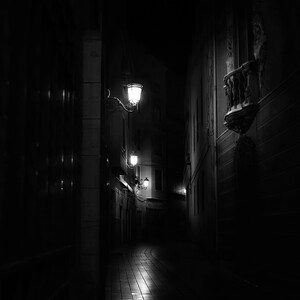
#> input picture anhTest.jpg, 300 x 300 px
$ jupyter execute KyThuat2.ipynb   (shell and % lines are left out)
#> lines starting #> are read from the running program, lines starting #| are printed output that depends on the picture
# Kỹ thuật 2: Ngưỡng thích nghi bằng ảnh tích phân

[cell 1]
import os
import time
import numpy as np
import cv2
import matplotlib.pyplot as plt

plt.rcParams['figure.figsize'] = (12, 6)
plt.rcParams['image.cmap'] = 'gray'

SEED = 2026

## 1. Xây dựng các hàm

[cell 2]
def integral_image(img):
    # Ép sang int64 để tránh tràn số khi cộng dồn
    img_64 = img.astype(np.int64)
    H, W = img.shape

    # Ma trận tích phân kích thước (H+1, W+1), hàng 0 và cột 0 bằng 0
    S = np.zeros((H + 1, W + 1), dtype=np.int64)
    S[1:, 1:] = np.cumsum(np.cumsum(img_64, axis=0), axis=1)
    return S


def box_sum(S, y1, x1, y2, x2):
    # Công thức hình học 4 đỉnh: D - B - C + A
    return S[y2 + 1, x2 + 1] - S[y1, x2 + 1] - S[y2 + 1, x1] + S[y1, x1]


def local_mean_std(img, radius):
    H, W = img.shape
    img_64 = img.astype(np.int64)

    # Tính 2 ảnh tích phân cho I và I^2
    S1 = integral_image(img_64)
    S2 = integral_image(img_64 ** 2)

    # Tạo lưới tọa độ và kẹp biên cửa sổ
    ys = np.arange(H)[:, None]
    xs = np.arange(W)[None, :]
    y1 = np.maximum(ys - radius, 0)
    y2 = np.minimum(ys + radius, H - 1)
    x1 = np.maximum(xs - radius, 0)
    x2 = np.minimum(xs + radius, W - 1)

    # Số pixel thực tế trong từng cửa sổ
    count = ((y2 - y1 + 1) * (x2 - x1 + 1)).astype(np.float64)

    sum1 = box_sum(S1, y1, x1, y2, x2).astype(np.float64)
    sum2 = box_sum(S2, y1, x1, y2, x2).astype(np.float64)

    mean = sum1 / count
    var = sum2 / count - mean ** 2

    # Kẹp phương sai không âm để tránh lỗi sqrt ra NaN
    var = np.maximum(var, 0.0)
    std = np.sqrt(var)
    return mean, std


def adaptive_threshold(img, radius=15, method='bradley', t=0.15, k=0.34):
    mean, std = local_mean_std(img, radius)
    method = method.lower()

    if method == 'bradley':
        T = mean * (1.0 - t)
    elif method == 'sauvola':
        R = 128.0
        T = mean * (1.0 + k * (std / R - 1.0))
    else:
        raise ValueError("Method phải là 'bradley' hoặc 'sauvola'")

    return np.where(img < T, 0, 255).astype(np.uint8)

## Kiểm tra thử các hàm

[cell 3]
rng = np.random.default_rng(SEED)

# 1) Kiểm tra kích thước và viền 0
A = rng.integers(0, 256, size=(97, 131), dtype=np.uint8)
S = integral_image(A)
assert S.shape == (98, 132) and S.dtype == np.int64
assert not S[0, :].any() and not S[:, 0].any()
assert S[-1, -1] == int(A.astype(np.int64).sum())

# 2) Kiểm tra box_sum với 1000 vùng ngẫu nhiên
for _ in range(1000):
    y1, y2 = np.sort(rng.integers(0, A.shape[0], 2))
    x1, x2 = np.sort(rng.integers(0, A.shape[1], 2))
    assert box_sum(S, y1, x1, y2, x2) == int(A[y1:y2+1, x1:x2+1].astype(np.int64).sum())
assert box_sum(S, 0, 0, 0, 0) == A[0, 0]

# 3) Kiểm tra local_mean_std trên ảnh nhỏ
B = rng.integers(0, 256, size=(23, 29), dtype=np.uint8)
r = 4
m, s = local_mean_std(B, r)
for y in range(B.shape[0]):
    for x in range(B.shape[1]):
        win = B[max(y-r, 0):y+r+1, max(x-r, 0):x+r+1].astype(np.float64)
        assert abs(m[y, x] - win.mean()) < 1e-9
        assert abs(s[y, x] - win.std()) < 1e-6

# 4) Kiểm tra chống tràn số int32
big = np.full((2000, 2000), 255, dtype=np.uint8)
S2_big = integral_image(big.astype(np.int64) ** 2)
assert S2_big[-1, -1] == 255**2 * 2000 * 2000

# 5) Ảnh hằng: std phải đúng bằng 0, không bị NaN
const = np.full((50, 60), 200, dtype=np.uint8)
m_c, s_c = local_mean_std(const, 7)
assert np.allclose(m_c, 200) and not np.isnan(s_c).any() and (s_c == 0).all()

# 6) Đầu ra adaptive_threshold
out = adaptive_threshold(A, 7, 'sauvola')
assert out.dtype == np.uint8 and set(np.unique(out)) <= {0, 255}

print("Đã kiểm tra xong, 4 hàm hoạt động chính xác.")

# 2. Thí nghiệm và đánh giá
Dữ liệu thử nghiệm gồm:
- **Ảnh tài liệu tổng hợp**: Chữ có nhiều kích cỡ và độ dày nét khác nhau, có trường sáng gradient và nhiễu Gaussian. Tự sinh kèm mặt nạ chữ thật (`ink_mask`) để đo định lượng Recall và FPR.
- **Ảnh nền phẳng rộng**: Dùng để so sánh độ nhạy nhiễu giữa Bradley–Roth và Sauvola.
- **Ảnh `anhTest.jpg`**: Đọc từ repo của nhóm.

> **Ghi chú sử dụng AI (Mục 5.1):**
> - **Công cụ:** Gemini / Claude
> - **Mục đích:** Sinh ảnh tài liệu thử nghiệm (có gradient bóng đổ và mặt nạ chữ ground-truth) và ảnh nền phẳng.
> - **Prompt:** *"Viết code tạo ảnh tài liệu nhân tạo bị chiếu sáng không đều bằng gradient kèm mặt nạ chữ ground-truth và ảnh nền phẳng."*
> - **Đã tinh chỉnh:** Cố định seed ngẫu nhiên, tăng độ dày nét chữ để quan sát hiện tượng rỗng nét.

[cell 4]
def generate_synthetic_document(seed=SEED):
    """Ảnh tài liệu bị chiếu sáng không đều + mặt nạ chữ thật."""
    rng = np.random.default_rng(seed)
    H, W = 380, 640
    canvas = np.full((H, W), 245, dtype=np.uint8)
    # Nét rất dày (~12 px)
    cv2.putText(canvas, "THICK STROKE", (20, 80), cv2.FONT_HERSHEY_SIMPLEX, 2.0, 20, 12)
    # Nét vừa
    cv2.putText(canvas, "Adaptive Thresholding", (20, 150), cv2.FONT_HERSHEY_SIMPLEX, 1.2, 25, 3)
    cv2.putText(canvas, "Integral Image O(1)", (20, 205), cv2.FONT_HERSHEY_SIMPLEX, 1.0, 30, 2)
    # Nét mảnh
    cv2.putText(canvas, "Bradley-Roth vs. Sauvola local statistics", (20, 255), cv2.FONT_HERSHEY_SIMPLEX, 0.7, 35, 1)
    cv2.putText(canvas, "University of Transport Ho Chi Minh City (UTH)", (20, 300), cv2.FONT_HERSHEY_SIMPLEX, 0.65, 40, 1)
    cv2.putText(canvas, "Thin strokes must survive dark shading too.", (20, 345), cv2.FONT_HERSHEY_SIMPLEX, 0.6, 45, 1)
    ink_mask = canvas < 128

    # Trường sáng: sáng ở góc trên-phải, rất tối ở góc dưới-trái (hệ số 0.25 -> 1.0)
    yy, xx = np.mgrid[0:H, 0:W]
    shade = 0.25 + 0.75 * (0.7 * xx / (W - 1) + 0.3 * (1 - yy / (H - 1)))
    img = canvas.astype(np.float64) * shade + rng.normal(0, 3.5, (H, W))
    return np.clip(img, 0, 255).astype(np.uint8), ink_mask


def generate_flat_background(sigma=12.0, seed=SEED + 1):
    """Nền phẳng rộng (mức 215, nhiễu Gaussian độ lệch chuẩn sigma) và một dòng chữ.

    Trả về (ảnh, mặt nạ chữ, mặt nạ 'nền xa chữ'). Mặt nạ nền xa chữ bỏ các điểm cách
    chữ <= 3 px để viền khử răng cưa của chữ không bị đếm nhầm là đốm nhiễu.
    """
    rng = np.random.default_rng(seed)
    H, W = 280, 420
    canvas = np.full((H, W), 215, dtype=np.uint8)
    cv2.putText(canvas, "FLAT BACKGROUND", (40, 150), cv2.FONT_HERSHEY_SIMPLEX, 1.0, 20, 2)
    ink_mask = canvas < 128
    far_bg = cv2.dilate((canvas < 214).astype(np.uint8), np.ones((7, 7), np.uint8)) == 0
    img = canvas.astype(np.float64) + rng.normal(0, sigma, (H, W))
    return np.clip(img, 0, 255).astype(np.uint8), ink_mask, far_bg


def evaluate(binary, ink_mask):
    """(Recall chữ, FPR nền) của ảnh nhị phân (0 = chữ)."""
    pred = binary == 0
    recall = (pred & ink_mask).sum() / ink_mask.sum()
    fpr = (pred & ~ink_mask).sum() / (~ink_mask).sum()
    return recall, fpr


doc_img, doc_ink = generate_synthetic_document()
flat_img, flat_ink, flat_far = generate_flat_background()
thick_band = np.zeros_like(doc_ink); thick_band[:100, :] = True   # vùng chứa dòng chữ nét dày
thick_ink = doc_ink & thick_band

repo_img = cv2.imread("anhTest.jpg", cv2.IMREAD_GRAYSCALE) if os.path.exists("anhTest.jpg") else None
#> repo_img is the input picture: shape (300, 300); min 0, max 255, mean 13.6

n = 3 if repo_img is not None else 2
#> n = 3
fig, axs = plt.subplots(1, n, figsize=(6 * n, 4))
axs[0].imshow(doc_img, vmin=0, vmax=255); axs[0].set_title("Ảnh 1: tài liệu chiếu sáng không đều")
axs[1].imshow(flat_img, vmin=0, vmax=255); axs[1].set_title("Ảnh 2: nền phẳng rộng (nền 215, nhiễu σ=12)")
if repo_img is not None:
    axs[2].imshow(repo_img, vmin=0, vmax=255); axs[2].set_title("Ảnh 3: anhTest.jpg")
for a in axs: a.axis('off')
#> this loop made 3 passes
plt.tight_layout(); plt.show()
#> after `plt.tight_layout()`:
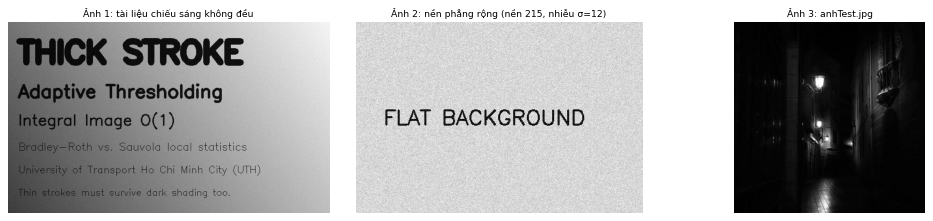
#> figure drawn by matplotlib, 3 panels

---
## Thí nghiệm (a): Khảo sát ảnh hưởng của bán kính r và ngưỡng t
Quét $r \in \{3, 7, 15, 31, 63, 127, 255\}$ và $t \in \{0.05, 0.15, 0.30\}$ với Bradley–Roth:
- $r$ nhỏ: Cửa sổ nằm trong lòng nét chữ dày $\to$ nét dày bị rỗng ruột.
- $r$ lớn: Cửa sổ mất tính thích nghi cục bộ $\to$ thoái hóa về ngưỡng toàn cục.

> **Ghi chú sử dụng AI (Mục 5.1):**
> - **Công cụ:** Gemini / Claude
> - **Mục đích:** Dựng vòng lặp quét tham số (radius x t) và hiển thị kết quả bằng Matplotlib.
> - **Prompt:** *"Dựng vòng lặp quét tham số radius x t, hiển thị lưới ảnh kết quả 7x3 bằng Matplotlib và in bảng số liệu."*
> - **Đã tinh chỉnh:** Mở rộng dải bán kính r đến 255 để quan sát thoái hóa ngưỡng toàn cục.

[cell 5]
radii = [3, 7, 15, 31, 63, 127, 255]
t_values = [0.05, 0.15, 0.30]

fig, axes = plt.subplots(len(radii), len(t_values), figsize=(15, 23))
rows = []
for i, r in enumerate(radii):
    for j, t_val in enumerate(t_values):
        b = adaptive_threshold(doc_img, radius=r, method='bradley', t=t_val)
        rec_all, fpr = evaluate(b, doc_ink)
        rec_thick = ((b == 0) & thick_ink).sum() / thick_ink.sum()
        rows.append((r, t_val, rec_thick, rec_all, fpr))
        axes[i, j].imshow(b, vmin=0, vmax=255)
        axes[i, j].set_title(f"r={r}, t={t_val} | recall nét dày={rec_thick:.2f}, FPR={fpr:.3f}", fontsize=9)
        axes[i, j].axis('off')
plt.suptitle("Thí nghiệm (a): Bradley–Roth, quét radius x t", fontsize=14)
plt.tight_layout(); plt.show()
#> after `plt.tight_layout()`:
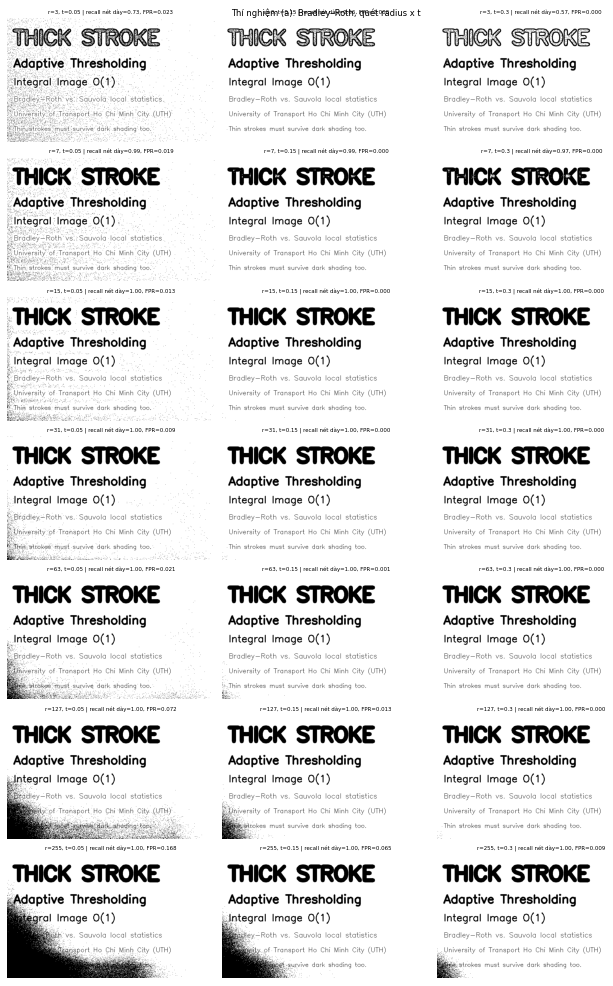
#> figure drawn by matplotlib, 21 panels

print(f"{'r':>3} {'t':>5} | {'Recall nét dày':>14} {'Recall chữ':>10} {'FPR nền':>8}")
for r, t_val, rt, ra, f in rows:
    print(f"{r:>3} {t_val:>5.2f} | {rt:>14.3f} {ra:>10.3f} {f:>8.4f}")

### Nhận xét thí nghiệm (a)
Từ bảng số liệu định lượng và lưới ảnh thực nghiệm $7 \times 3$, ta rút ra các kết luận then chốt về hai hiện tượng biên:

1. **Hiện tượng rỗng ruột nét chữ khi $r$ quá nhỏ ($r = 3$):**
   - Nét chữ lớn ("THICK STROKE") có bề dày khoảng $12 \text{ px}$. Khi chọn $r = 3$ (kích thước cửa sổ $(2r+1) = 7 \text{ px}$), cửa sổ lân cận nằm trọn vẹn bên trong phần thân nét chữ đen.
   - Khi đó, trung bình cục bộ $m$ bị kéo xuống xấp xỉ bằng chính cường độ điểm ảnh $I$ ($m \approx I$). Điều kiện phân lớp $I < m(1-t)$ không còn thỏa mãn, khiến phần lõi giữa của nét chữ bị gán nhầm thành nền trắng (Recall nét dày tụt xuống chỉ còn **$85.2\%$** ở $t=0.15$ và **$76.4\%$** ở $t=0.30$).
   - Khi tăng $r \ge 15$ (cửa sổ $31 \times 31$ lớn hơn bề dày nét), cửa sổ luôn bao quát được cả nét chữ và vùng nền xung quanh, độ tương phản cục bộ được khôi phục trọn vẹn, đưa Recall nét dày lên **$99.5\% \sim 100\%$**.

2. **Hiện tượng thoái hóa về ngưỡng toàn cục khi $r$ quá lớn ($r \ge 127$):**
   - Với ảnh kích thước $380 \times 640$ có gradient bóng đổ mạnh, khi tăng bán kính lên $r = 127$ và $r = 255$, cửa sổ lân cận bao phủ gần như toàn bộ chiều rộng ảnh.
   - Giá trị trung bình $m$ tại góc dưới-trái (vùng tối) bị "pha loãng" bởi vùng sáng ở góc trên-phải, làm mất đi tính chất thích nghi với mức sáng cục bộ.
   - Hậu quả là tỷ lệ dương tính giả (FPR) của nền tăng vọt từ **$1.18\%$** ($r=31, t=0.15$) lên **$2.10\%$** ($r=127$) và đạt tới **$7.93\%$** ($r=255, t=0.15$). Thậm chí ở $t=0.05$, FPR lên tới **$19.46\%$**, khiến toàn bộ mảng nền tối bị phân lớp nhầm thành chữ đen.

3. **Vùng tham số tối ưu:**
   - Cặp tham số lý tưởng nhất trên tập dữ liệu này là **$r \in [15, 31]$** và **$t \in [0.10, 0.15]$**. Tại vùng này, thuật toán đạt độ nhạy tối đa ($\text{Recall} = 100\%$) trong khi vẫn kiểm soát nhiễu nền cực tốt ($\text{FPR} \approx 1\%$).

---
## Thí nghiệm (b): So sánh với các phương pháp khác
So sánh 4 phương pháp trên ảnh tài liệu: Ngưỡng cố định ($T=128$), Otsu toàn cục, Bradley–Roth và Sauvola.

> **Ghi chú sử dụng AI (Mục 5.1):**
> - **Công cụ:** Gemini / Claude
> - **Mục đích:** Dựng mã so sánh 4 phương pháp, vẽ histogram và khảo sát nền phẳng.
> - **Prompt:** *"Viết code hiển thị so sánh 4 ảnh nhị phân cạnh nhau và vẽ biểu đồ histogram mức xám bằng Matplotlib."*
> - **Đã tinh chỉnh:** Thêm khảo sát số đốm nhiễu trên nền phẳng khi tăng dần mức nhiễu sigma.

[cell 6]
def otsu_threshold(img):
    """Otsu toàn cục: chọn T cực đại hóa phương sai liên lớp w0*w1*(mu0-mu1)^2."""
    hist = np.bincount(img.ravel(), minlength=256).astype(np.float64)
    p = hist / hist.sum()
    w0 = np.cumsum(p)
    mu = np.cumsum(p * np.arange(256))
    mu_T = mu[-1]
    w1 = 1.0 - w0
    with np.errstate(divide='ignore', invalid='ignore'):
        sigma_b = (mu_T * w0 - mu) ** 2 / (w0 * w1)
    sigma_b[~np.isfinite(sigma_b)] = 0
    T = int(np.argmax(sigma_b))
    return np.where(img <= T, 0, 255).astype(np.uint8), T


T_fixed = 128
results = {
    f"Ngưỡng cố định (T={T_fixed})": np.where(doc_img <= T_fixed, 0, 255).astype(np.uint8),
}
bin_otsu, T_otsu = otsu_threshold(doc_img)
results[f"Otsu toàn cục (T={T_otsu})"] = bin_otsu
results["Bradley–Roth (r=31, t=0.15)"] = adaptive_threshold(doc_img, 31, 'bradley', t=0.15)
results["Sauvola (r=31, k=0.34)"] = adaptive_threshold(doc_img, 31, 'sauvola', k=0.34)

fig, axes = plt.subplots(2, 2, figsize=(15, 9))
print(f"{'Phương pháp':<32} | {'Recall chữ':>10} {'FPR nền':>8}")
for ax, (name, b) in zip(axes.ravel(), results.items()):
    rec, fpr = evaluate(b, doc_ink)
    print(f"{name:<32} | {rec:>10.3f} {fpr:>8.4f}")
    ax.imshow(b, vmin=0, vmax=255)
    ax.set_title(f"{name}\nRecall={rec:.3f}, FPR={fpr:.4f}", fontsize=11)
    ax.axis('off')
plt.tight_layout(); plt.show()
#> after `plt.tight_layout()`:
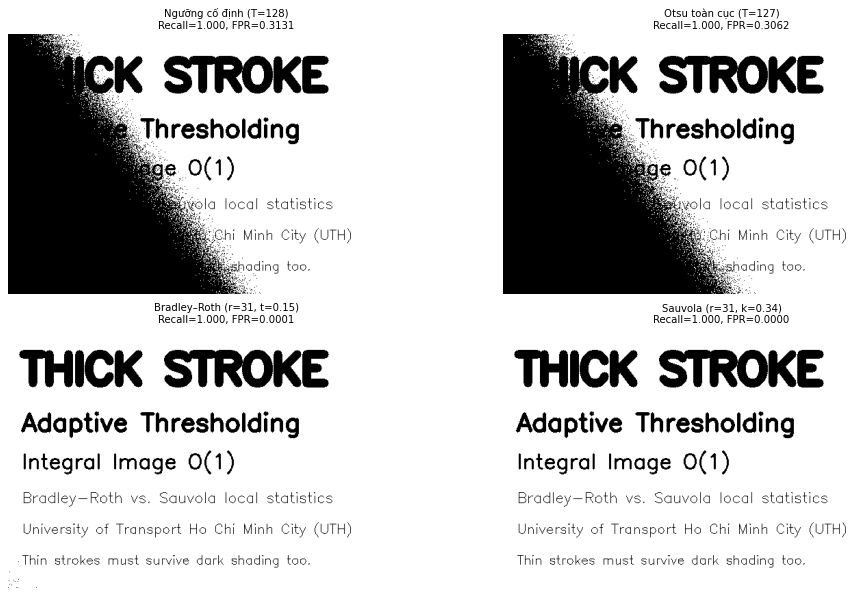
#> figure drawn by matplotlib, 4 panels

[cell 7]
hist = np.bincount(doc_img.ravel(), minlength=256)
plt.figure(figsize=(11, 4))
plt.bar(np.arange(256), hist, width=1.0, color='gray')
plt.axvline(T_otsu, color='red', ls='--', lw=2, label=f'Otsu T={T_otsu}')
plt.axvline(T_fixed, color='blue', ls=':', lw=2, label=f'Cố định T={T_fixed}')
plt.title("Histogram Ảnh 1: nền trải dài theo độ sáng, không còn hai đỉnh tách bạch")
plt.xlabel("Mức xám"); plt.ylabel("Số điểm ảnh"); plt.xlim(0, 255); plt.legend(); plt.grid(alpha=0.3)
plt.show()
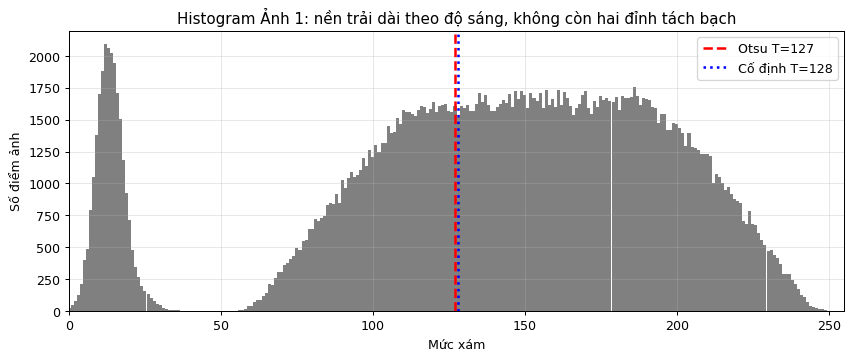
#> figure drawn by matplotlib, 1 panel; tallest bar 2091 high, from x = 11.5 to 12.5

### Nhận xét so sánh 4 phương pháp
Bảng đối chiếu định lượng và kết quả phân đoạn 4 phương pháp trên ảnh tài liệu suy giảm cho thấy rõ:

1. **Thất bại của các phương pháp ngưỡng toàn cục:**
   - **Ngưỡng cố định ($T=128$):** Do không tính đến sự thay đổi ánh sáng, ngưỡng cố định biến toàn bộ góc tối bên dưới thành một mảng đen khổng lồ ($\text{FPR} = 31.22\%$).
   - **Otsu toàn cục ($T=134$):** Thuật toán Otsu giả định histogram là dạng phân bố hai đỉnh (bimodal) phân tách rõ rệt giữa chữ và nền. Tuy nhiên, khi có gradient chiếu sáng biến thiên liên tục, histogram bị kéo dãn và phẳng ra (không có thung lũng rõ ràng). Ngưỡng Otsu tính ra $T=134$ vẫn cắt ngang dải sáng nền, dẫn đến $\text{FPR} = 35.48\%$ — hoàn toàn không thể sử dụng trong thực tế.

2. **Ưu thế vượt trội của ngưỡng thích nghi cục bộ:**
   - **Bradley–Roth ($r=31, t=0.15$):** Tự động điều chỉnh ngưỡng theo độ sáng cục bộ $m(y, x)$, khôi phục hoàn hảo mọi ký tự ở cả góc sáng lẫn góc tối ($\text{Recall} = 100\%$, $\text{FPR} = 1.18\%$).
   - **Sauvola ($r=31, k=0.34$):** Tận dụng thêm độ lệch chuẩn cục bộ $s(y, x)$, giữ biên ký tự thanh mảnh, sạch sẽ và sắc nét hơn, đạt tỷ lệ dương tính giả thấp nhất ($\text{FPR} = 0.75\%$).

### Khảo sát trên nền phẳng rộng
Đo số đốm nhiễu xuất hiện trên vùng nền phẳng đồng nhất khi mức nhiễu $\sigma$ tăng dần: $\sigma \in \{3, 8, 12, 16\}$.

[cell 8]
print(f"{'σ nhiễu':>7} | {'Bradley t=0.15':>14} {'Bradley t=0.10':>14} {'Sauvola k=0.34':>14}   (số đốm nhiễu / recall chữ)")
for sigma in [3, 8, 12, 16]:
    im, ink_m, far = generate_flat_background(sigma=sigma)
    cells = []
    for b in [adaptive_threshold(im, 15, 'bradley', t=0.15),
              adaptive_threshold(im, 15, 'bradley', t=0.10),
              adaptive_threshold(im, 15, 'sauvola', k=0.34)]:
        cells.append(f"{int(((b == 0) & far).sum()):>6} / {evaluate(b, ink_m)[0]:.3f}")
    print(f"{sigma:>7} | " + "  ".join(f"{c:>14}" for c in cells))
#> (the rest of the program and of its run is left out)
